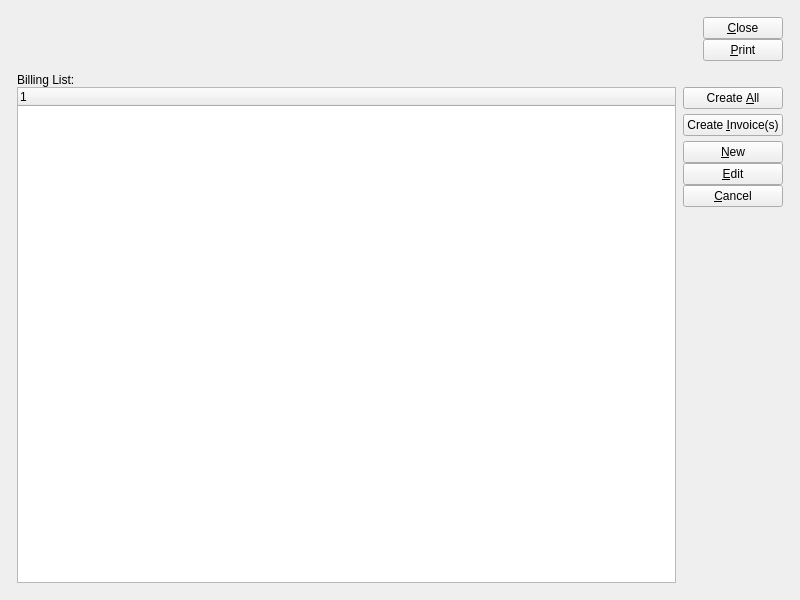
<?xml version="1.0" encoding="UTF-8"?>
<ui version="4.0">
 <comment>This file is part of the xTuple ERP: PostBooks Edition, a free and
open source Enterprise Resource Planning software suite,
Copyright (c) 1999-2018 by OpenMFG LLC, d/b/a xTuple.
It is licensed to you under the Common Public Attribution License
version 1.0, the full text of which (including xTuple-specific Exhibits)
is available at www.xtuple.com/CPAL.  By using this software, you agree
to be bound by its terms.</comment>
 <class>dspBillingSelections</class>
 <widget class="QWidget" name="dspBillingSelections">
  <property name="geometry">
   <rect>
    <x>0</x>
    <y>0</y>
    <width>800</width>
    <height>600</height>
   </rect>
  </property>
  <property name="windowTitle">
   <string>Billing Approvals</string>
  </property>
  <layout class="QGridLayout" name="gridLayout_2">
   <item row="0" column="0">
    <layout class="QGridLayout" name="gridLayout">
     <property name="margin">
      <number>12</number>
     </property>
     <property name="spacing">
      <number>12</number>
     </property>
     <item row="0" column="0">
      <layout class="QHBoxLayout">
       <property name="spacing">
        <number>0</number>
       </property>
       <property name="margin">
        <number>0</number>
       </property>
       <item>
        <spacer name="Spacer129">
         <property name="orientation">
          <enum>Qt::Horizontal</enum>
         </property>
         <property name="sizeType">
          <enum>QSizePolicy::Expanding</enum>
         </property>
         <property name="sizeHint" stdset="0">
          <size>
           <width>20</width>
           <height>20</height>
          </size>
         </property>
        </spacer>
       </item>
       <item>
        <layout class="QVBoxLayout">
         <property name="spacing">
          <number>0</number>
         </property>
         <property name="margin">
          <number>0</number>
         </property>
         <item>
          <widget class="QPushButton" name="_close">
           <property name="text">
            <string>&amp;Close</string>
           </property>
          </widget>
         </item>
         <item>
          <widget class="QPushButton" name="_print">
           <property name="text">
            <string>&amp;Print</string>
           </property>
          </widget>
         </item>
        </layout>
       </item>
      </layout>
     </item>
     <item row="1" column="0">
      <layout class="QVBoxLayout">
       <property name="spacing">
        <number>0</number>
       </property>
       <property name="margin">
        <number>0</number>
       </property>
       <item>
        <widget class="QLabel" name="_billingListLit">
         <property name="text">
          <string>Billing List:</string>
         </property>
        </widget>
       </item>
       <item>
        <layout class="QHBoxLayout">
         <property name="spacing">
          <number>7</number>
         </property>
         <property name="margin">
          <number>0</number>
         </property>
         <item>
          <widget class="XTreeWidget" name="_cobill">
           <property name="sizePolicy">
            <sizepolicy hsizetype="Expanding" vsizetype="Expanding">
             <horstretch>0</horstretch>
             <verstretch>0</verstretch>
            </sizepolicy>
           </property>
           <property name="selectionMode">
            <enum>QAbstractItemView::MultiSelection</enum>
           </property>
           <property name="minimumSize">
            <size>
             <width>0</width>
             <height>100</height>
            </size>
           </property>
          </widget>
         </item>
         <item>
          <layout class="QVBoxLayout">
           <property name="spacing">
            <number>0</number>
           </property>
           <property name="margin">
            <number>0</number>
           </property>
           <item>
            <layout class="QVBoxLayout">
             <property name="spacing">
              <number>5</number>
             </property>
             <property name="margin">
              <number>0</number>
             </property>
             <item>
              <widget class="QPushButton" name="_postAll">
               <property name="text">
                <string>Create &amp;All</string>
               </property>
              </widget>
             </item>
             <item>
              <widget class="QPushButton" name="_post">
               <property name="text">
                <string>Create &amp;Invoice(s)</string>
               </property>
              </widget>
             </item>
             <item>
              <layout class="QVBoxLayout">
               <property name="spacing">
                <number>0</number>
               </property>
               <property name="margin">
                <number>0</number>
               </property>
               <item>
                <widget class="QPushButton" name="_new">
                 <property name="text">
                  <string>&amp;New</string>
                 </property>
                </widget>
               </item>
               <item>
                <widget class="QPushButton" name="_edit">
                 <property name="text">
                  <string>&amp;Edit</string>
                 </property>
                </widget>
               </item>
               <item>
                <widget class="QPushButton" name="_cancel">
                 <property name="text">
                  <string>&amp;Cancel</string>
                 </property>
                </widget>
               </item>
              </layout>
             </item>
            </layout>
           </item>
           <item>
            <spacer name="spacer227">
             <property name="orientation">
              <enum>Qt::Vertical</enum>
             </property>
             <property name="sizeType">
              <enum>QSizePolicy::Expanding</enum>
             </property>
             <property name="sizeHint" stdset="0">
              <size>
               <width>10</width>
               <height>31</height>
              </size>
             </property>
            </spacer>
           </item>
          </layout>
         </item>
        </layout>
       </item>
      </layout>
     </item>
    </layout>
   </item>
  </layout>
 </widget>
 <layoutdefault spacing="5" margin="5"/>
 <customwidgets>
  <customwidget>
   <class>XTreeWidget</class>
   <extends>QTreeWidget</extends>
   <header>xtreewidget.h</header>
   <container>1</container>
  </customwidget>
 </customwidgets>
 <tabstops>
  <tabstop>_cobill</tabstop>
  <tabstop>_print</tabstop>
  <tabstop>_close</tabstop>
 </tabstops>
 <includes>
  <include location="global">parameter.h</include>
 </includes>
 <resources/>
 <connections>
  <connection>
   <sender>_close</sender>
   <signal>clicked()</signal>
   <receiver>dspBillingSelections</receiver>
   <slot>close()</slot>
   <hints>
    <hint type="sourcelabel">
     <x>20</x>
     <y>20</y>
    </hint>
    <hint type="destinationlabel">
     <x>20</x>
     <y>20</y>
    </hint>
   </hints>
  </connection>
  <connection>
   <sender>_cobill</sender>
   <signal>valid(bool)</signal>
   <receiver>_edit</receiver>
   <slot>setEnabled(bool)</slot>
   <hints>
    <hint type="sourcelabel">
     <x>20</x>
     <y>20</y>
    </hint>
    <hint type="destinationlabel">
     <x>20</x>
     <y>20</y>
    </hint>
   </hints>
  </connection>
  <connection>
   <sender>_cobill</sender>
   <signal>valid(bool)</signal>
   <receiver>_cancel</receiver>
   <slot>setEnabled(bool)</slot>
   <hints>
    <hint type="sourcelabel">
     <x>20</x>
     <y>20</y>
    </hint>
    <hint type="destinationlabel">
     <x>20</x>
     <y>20</y>
    </hint>
   </hints>
  </connection>
  <connection>
   <sender>_cobill</sender>
   <signal>itemSelected(int)</signal>
   <receiver>_edit</receiver>
   <slot>animateClick()</slot>
   <hints>
    <hint type="sourcelabel">
     <x>20</x>
     <y>20</y>
    </hint>
    <hint type="destinationlabel">
     <x>20</x>
     <y>20</y>
    </hint>
   </hints>
  </connection>
 </connections>
</ui>
